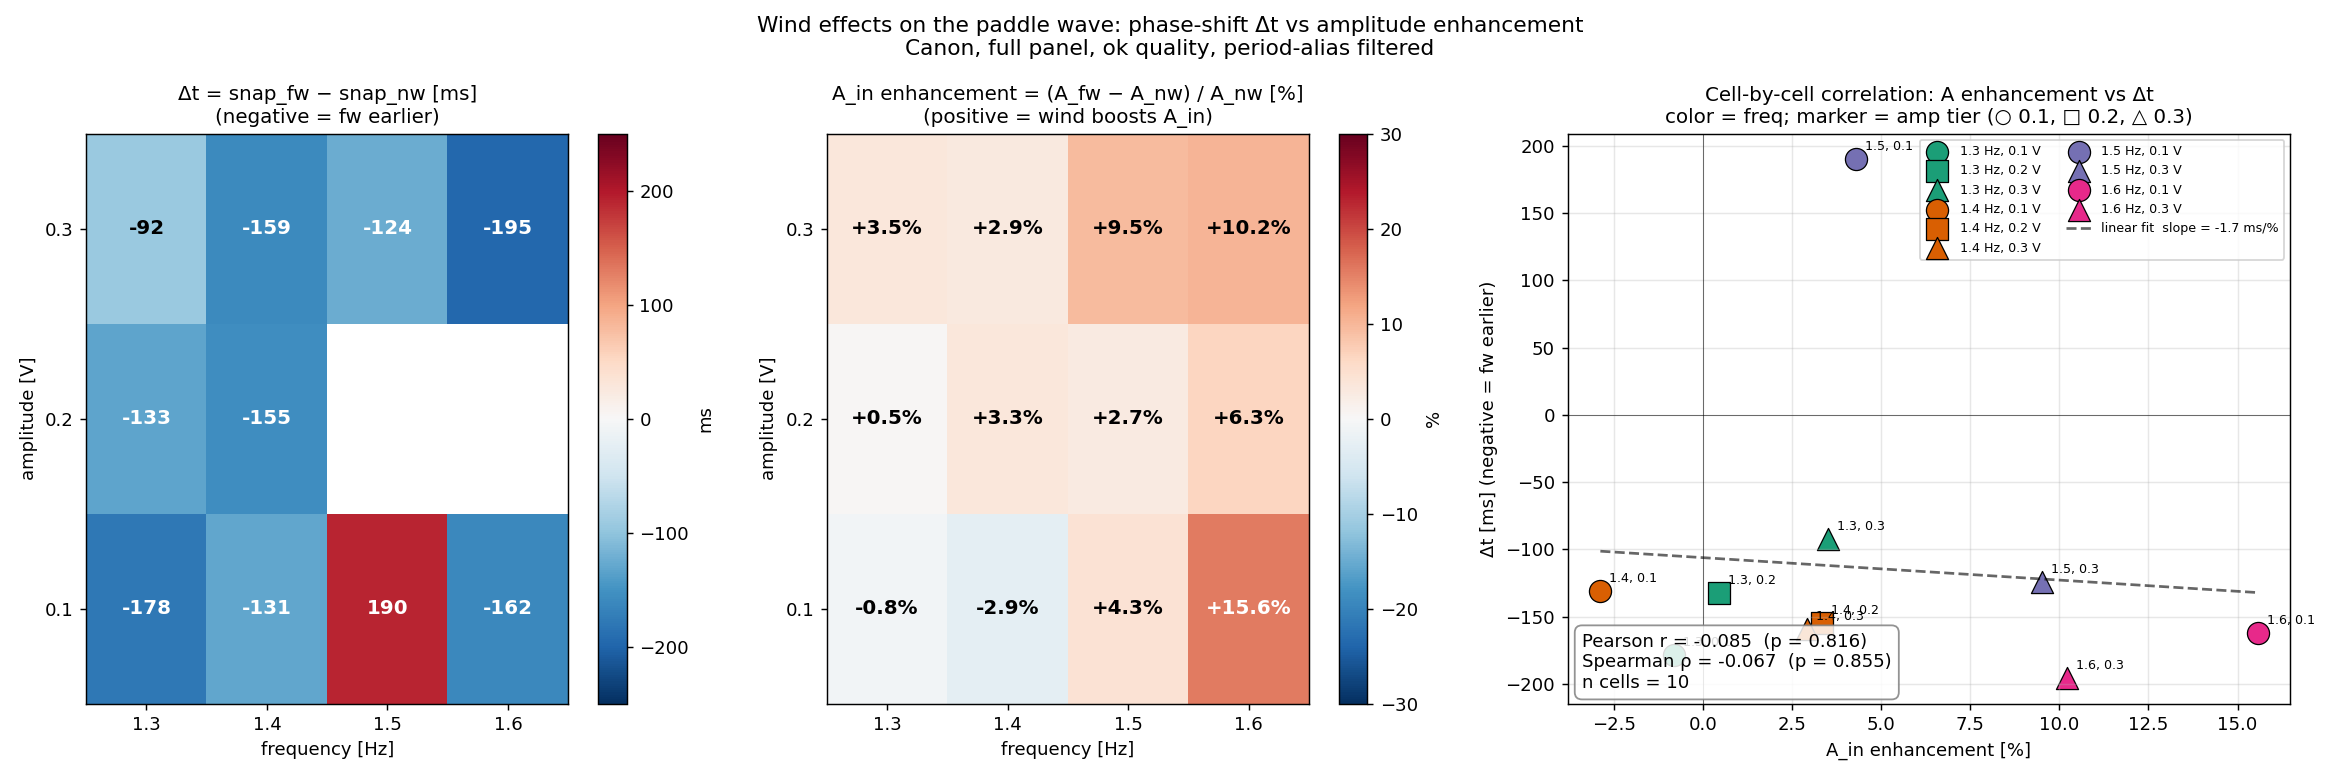

Write Python code to recreate this figure.
"""
Highway-effect Δt vs A_in-enhancement cross-correlation (2026-05-05)
====================================================================

Two known wind effects on the paddle wave:
  - **Δt**: snap shift fw vs nw, uniform across all probes (~100–250 ms
    earlier under fullwind), origin still under investigation.
  - **A_in enhancement**: ~10–17% increase in IN Amplitude (FFT) under
    fullwind at 1.5–1.6 Hz, documented in
    `memory/methodology_wind_enhances_A_in.md`.

Question: do these two effects correlate cell-by-cell across (freq, A)?
  - If YES → likely share one mechanism (wind interacts with the wave
    at the source/IN region in a way that shifts both phase and amplitude).
  - If NO → independent phenomena, need separate stories.

Method
------
For each (freq, amp) cell on canon, full panel, ok quality:
  Δt_cell      = mean(snap_fw) − mean(snap_nw)                    [ms]
  A_enh_cell   = (mean(A_in_fw) − mean(A_in_nw)) / mean(A_in_nw)  [%]

Plots:
  - Heatmap of |Δt| over (freq, A)
  - Heatmap of A_enh over (freq, A)
  - Scatter of A_enh vs |Δt|, one point per cell, with correlation

Outputs:
  analysis_scratch/wind_highway_heatmap.png
  analysis_scratch/wind_highway_heatmap.csv
"""

from __future__ import annotations

import json
import sys
import warnings
from pathlib import Path

warnings.filterwarnings("ignore")

import numpy as np
import pandas as pd
import matplotlib.pyplot as plt
from scipy.stats import pearsonr, spearmanr

BASE = Path(__file__).resolve().parent.parent
sys.path.insert(0, str(BASE))

OUT_DIR = BASE / "analysis_scratch"
FS = 250.0

CANON = [
    BASE / "waveprocessed/PROCESSED-20260326-ProbePos4_31_FPV_2-tett6roof-under9Mooring-height100-lowrange",
    BASE / "waveprocessed/PROCESSED-20260327-ProbePos4_31_FPV_2-tett6roof-under9Mooring30-height100-lowrange",
]

FREQS = [1.3, 1.4, 1.5, 1.6]
AMPS  = [0.1, 0.2, 0.3]
SNAP_COL = "Probe 9373/170 hg_snap_shift"
AMP_COL  = "IN Amplitude (FFT)"


def load_canon_meta() -> pd.DataFrame:
    rows = []
    for d in CANON:
        for r in json.load(open(d / "meta.json")):
            rows.append(r)
    df = pd.DataFrame(rows)
    df = df[df["WaveFrequencyInput [Hz]"].notna()]
    df = df[df["PanelCondition"] == "full"]
    df = df[df["quality_flag"] == "ok"]
    df = df[df["WaveFrequencyInput [Hz]"].isin(FREQS)]
    df = df[df["WaveAmplitudeInput [Volt]"].isin(AMPS)]
    df = df[df["WindCondition"].isin(["no", "full"])]
    return df.copy()


def cell_aggregates(meta: pd.DataFrame) -> pd.DataFrame:
    rows = []
    for f in FREQS:
        for a in AMPS:
            cell = meta[(meta["WaveFrequencyInput [Hz]"] == f)
                        & (meta["WaveAmplitudeInput [Volt]"] == a)]
            if cell.empty:
                continue
            nw = cell[cell["WindCondition"] == "no"]
            fw = cell[cell["WindCondition"] == "full"]

            # snap shift: keep only non-period-aliased runs
            T_samp = FS / f
            snap_nw = nw[SNAP_COL].dropna() / FS  # in seconds
            snap_fw = fw[SNAP_COL].dropna() / FS
            # Reject runs where snap landed > 0.5 T from theoretical
            snap_nw = snap_nw[(snap_nw * f).abs() < 0.5]
            snap_fw = snap_fw[(snap_fw * f).abs() < 0.5]

            # Amplitude (FFT) at IN
            A_nw = nw[AMP_COL].dropna()
            A_fw = fw[AMP_COL].dropna()

            row = {
                "f_hz": f, "amp_V": a,
                "n_nw": len(snap_nw), "n_fw": len(snap_fw),
                "snap_nw_s": snap_nw.mean() if len(snap_nw) else np.nan,
                "snap_fw_s": snap_fw.mean() if len(snap_fw) else np.nan,
                "A_nw_mm":   A_nw.mean()   if len(A_nw) else np.nan,
                "A_fw_mm":   A_fw.mean()   if len(A_fw) else np.nan,
                "A_nw_std":  A_nw.std()    if len(A_nw) > 1 else np.nan,
                "A_fw_std":  A_fw.std()    if len(A_fw) > 1 else np.nan,
            }
            row["dt_ms"]    = (row["snap_fw_s"] - row["snap_nw_s"]) * 1000
            row["dt_T"]     = row["dt_ms"] / 1000 * f
            row["A_enh_pct"] = (row["A_fw_mm"] - row["A_nw_mm"]) / row["A_nw_mm"] * 100
            # Cell-mean alias filter: even if individual runs survived the
            # ±0.5 T per-run filter, the fw and nw cell means can land on
            # different upcrossings. Flag |Δt_T| > 0.4 as suspicious.
            row["alias_flag"] = abs(row["dt_T"]) > 0.4
            if row["alias_flag"]:
                row["dt_ms"] = np.nan
            rows.append(row)
    return pd.DataFrame(rows)


def plot_heatmap(cells: pd.DataFrame, out_path: Path) -> None:
    """Three panels: |Δt| heatmap, A_enh heatmap, scatter with correlation."""
    fig, axes = plt.subplots(1, 3, figsize=(18, 6),
                              gridspec_kw={"width_ratios": [1, 1, 1.2]})

    # Heatmap 1: |Δt|
    pivot_dt = cells.pivot(index="amp_V", columns="f_hz", values="dt_ms")
    ax = axes[0]
    im = ax.imshow(pivot_dt.values, aspect="auto", cmap="RdBu_r",
                   vmin=-250, vmax=250,
                   origin="lower",
                   extent=[FREQS[0] - 0.05, FREQS[-1] + 0.05,
                           AMPS[0] - 0.05, AMPS[-1] + 0.05])
    ax.set_xticks(FREQS); ax.set_yticks(AMPS)
    ax.set_xlabel("frequency [Hz]"); ax.set_ylabel("amplitude [V]")
    ax.set_title("Δt = snap_fw − snap_nw [ms]\n(negative = fw earlier)",
                 fontsize=11)
    for i, a in enumerate(pivot_dt.index):
        for j, f in enumerate(pivot_dt.columns):
            v = pivot_dt.iloc[i, j]
            if pd.notna(v):
                ax.text(f, a, f"{v:.0f}", ha="center", va="center",
                        fontsize=11, fontweight="bold",
                        color="white" if abs(v) > 100 else "black")
    plt.colorbar(im, ax=ax, label="ms")

    # Heatmap 2: A_in enhancement %
    pivot_amp = cells.pivot(index="amp_V", columns="f_hz", values="A_enh_pct")
    ax = axes[1]
    im = ax.imshow(pivot_amp.values, aspect="auto", cmap="RdBu_r",
                   vmin=-30, vmax=30, origin="lower",
                   extent=[FREQS[0] - 0.05, FREQS[-1] + 0.05,
                           AMPS[0] - 0.05, AMPS[-1] + 0.05])
    ax.set_xticks(FREQS); ax.set_yticks(AMPS)
    ax.set_xlabel("frequency [Hz]"); ax.set_ylabel("amplitude [V]")
    ax.set_title("A_in enhancement = (A_fw − A_nw) / A_nw [%]\n"
                 "(positive = wind boosts A_in)", fontsize=11)
    for i, a in enumerate(pivot_amp.index):
        for j, f in enumerate(pivot_amp.columns):
            v = pivot_amp.iloc[i, j]
            if pd.notna(v):
                ax.text(f, a, f"{v:+.1f}%", ha="center", va="center",
                        fontsize=11, fontweight="bold",
                        color="white" if abs(v) > 15 else "black")
    plt.colorbar(im, ax=ax, label="%")

    # Scatter: A_enh vs |Δt|
    ax = axes[2]
    valid = cells.dropna(subset=["dt_ms", "A_enh_pct"])
    freq_color = {1.3: "#1b9e77", 1.4: "#d95f02",
                  1.5: "#7570b3", 1.6: "#e7298a"}
    amp_marker = {0.1: "o", 0.2: "s", 0.3: "^"}
    for _, r in valid.iterrows():
        ax.scatter(r["A_enh_pct"], r["dt_ms"],
                   color=freq_color[r["f_hz"]],
                   marker=amp_marker[r["amp_V"]], s=150,
                   edgecolor="k", lw=0.7,
                   label=f'{r["f_hz"]} Hz, {r["amp_V"]} V')
        ax.annotate(f'{r["f_hz"]}, {r["amp_V"]}',
                    (r["A_enh_pct"], r["dt_ms"]),
                    xytext=(5, 5), textcoords="offset points", fontsize=7)

    if len(valid) > 3:
        x = valid["A_enh_pct"].values
        y = valid["dt_ms"].values
        m, b = np.polyfit(x, y, 1)
        xx = np.linspace(x.min(), x.max(), 50)
        ax.plot(xx, m * xx + b, "k--", lw=1.5, alpha=0.6,
                label=f"linear fit  slope = {m:.1f} ms/%")
        r_pearson, p_pearson = pearsonr(x, y)
        r_spearman, p_spearman = spearmanr(x, y)
        ax.text(0.02, 0.02,
                f"Pearson r = {r_pearson:+.3f}  (p = {p_pearson:.3f})\n"
                f"Spearman ρ = {r_spearman:+.3f}  (p = {p_spearman:.3f})\n"
                f"n cells = {len(valid)}",
                transform=ax.transAxes, fontsize=10, va="bottom",
                bbox=dict(boxstyle="round,pad=0.4", fc="white",
                          ec="grey", alpha=0.85))

    ax.axhline(0, color="k", lw=0.3)
    ax.axvline(0, color="k", lw=0.3)
    ax.set_xlabel("A_in enhancement [%]")
    ax.set_ylabel("Δt [ms] (negative = fw earlier)")
    ax.set_title("Cell-by-cell correlation: A enhancement vs Δt\n"
                 "color = freq; marker = amp tier (○ 0.1, □ 0.2, △ 0.3)",
                 fontsize=11)
    ax.grid(alpha=0.3)
    ax.legend(fontsize=7, loc="upper right", ncol=2)

    fig.suptitle("Wind effects on the paddle wave: phase-shift Δt vs amplitude enhancement\n"
                 "Canon, full panel, ok quality, period-alias filtered",
                 fontsize=12)
    fig.tight_layout()
    fig.savefig(out_path, dpi=130)
    plt.close(fig)


def main() -> None:
    print("Loading canon meta...")
    meta = load_canon_meta()
    print(f"  {len(meta)} ok runs")

    print("\nAggregating per cell...")
    cells = cell_aggregates(meta)
    csv = OUT_DIR / "wind_highway_heatmap.csv"
    cells.to_csv(csv, index=False)
    print(f"  → {csv.relative_to(BASE)}")

    print("\n=== Per-cell table ===")
    cols = ["f_hz", "amp_V", "n_nw", "n_fw",
            "A_nw_mm", "A_fw_mm", "A_enh_pct",
            "dt_ms"]
    print(cells[cols].round(2).to_string(index=False))

    valid = cells.dropna(subset=["dt_ms", "A_enh_pct"])
    if len(valid) > 3:
        r_p, p_p = pearsonr(valid["A_enh_pct"], valid["dt_ms"])
        r_s, p_s = spearmanr(valid["A_enh_pct"], valid["dt_ms"])
        print(f"\nCorrelation across {len(valid)} cells:")
        print(f"  Pearson  r = {r_p:+.3f}, p = {p_p:.4f}")
        print(f"  Spearman ρ = {r_s:+.3f}, p = {p_s:.4f}")

    print("\nPlotting heatmap + scatter...")
    plot_heatmap(cells, OUT_DIR / "wind_highway_heatmap.png")
    print("  → analysis_scratch/wind_highway_heatmap.png")


if __name__ == "__main__":
    main()
